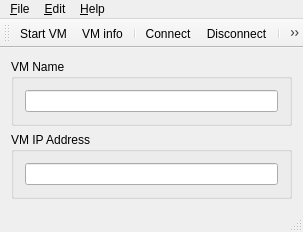
<?xml version="1.0" encoding="UTF-8"?>
<ui version="4.0">
 <class>MainWindow</class>
 <widget class="QMainWindow" name="MainWindow">
  <property name="geometry">
   <rect>
    <x>0</x>
    <y>0</y>
    <width>303</width>
    <height>232</height>
   </rect>
  </property>
  <property name="windowTitle">
   <string>Android VM Manager</string>
  </property>
  <property name="windowIcon">
   <iconset resource="icons.qrc">
    <normaloff>:/icons/icons/application-default-icon.png</normaloff>:/icons/icons/application-default-icon.png</iconset>
  </property>
  <widget class="QWidget" name="centralWidget">
   <layout class="QGridLayout" name="gridLayout">
    <item row="2" column="0">
     <widget class="QGroupBox" name="group_ipAddr">
      <property name="title">
       <string>VM IP Address</string>
      </property>
      <layout class="QVBoxLayout" name="verticalLayout_2">
       <item>
        <widget class="QLineEdit" name="lineEdit_ipAddr">
         <property name="toolTip">
          <string>IP address of the virtual machine (e.g., 192.168.56.101)</string>
         </property>
        </widget>
       </item>
      </layout>
     </widget>
    </item>
    <item row="1" column="0">
     <widget class="QGroupBox" name="group_vmName">
      <property name="title">
       <string>VM Name</string>
      </property>
      <layout class="QVBoxLayout" name="verticalLayout">
       <item>
        <widget class="QLineEdit" name="lineEdit_vmName">
         <property name="toolTip">
          <string>Name of the virtual machine in Virtual Box</string>
         </property>
        </widget>
       </item>
      </layout>
     </widget>
    </item>
   </layout>
  </widget>
  <widget class="QMenuBar" name="menuBar">
   <property name="geometry">
    <rect>
     <x>0</x>
     <y>0</y>
     <width>303</width>
     <height>19</height>
    </rect>
   </property>
   <widget class="QMenu" name="menu_File">
    <property name="title">
     <string>&amp;File</string>
    </property>
    <addaction name="action_Run_emulator"/>
    <addaction name="actionVM_info"/>
    <addaction name="action_Connect"/>
    <addaction name="actionDisconnect"/>
    <addaction name="separator"/>
    <addaction name="action_Quit"/>
   </widget>
   <widget class="QMenu" name="menu_Edit">
    <property name="title">
     <string>&amp;Edit</string>
    </property>
    <addaction name="action_Preferences"/>
   </widget>
   <widget class="QMenu" name="menu_Help">
    <property name="title">
     <string>&amp;Help</string>
    </property>
    <addaction name="action_About"/>
   </widget>
   <addaction name="menu_File"/>
   <addaction name="menu_Edit"/>
   <addaction name="menu_Help"/>
  </widget>
  <widget class="QToolBar" name="mainToolBar">
   <attribute name="toolBarArea">
    <enum>TopToolBarArea</enum>
   </attribute>
   <attribute name="toolBarBreak">
    <bool>false</bool>
   </attribute>
   <addaction name="action_Run_emulator"/>
   <addaction name="actionVM_info"/>
   <addaction name="separator"/>
   <addaction name="action_Connect"/>
   <addaction name="actionDisconnect"/>
   <addaction name="separator"/>
   <addaction name="action_Preferences"/>
   <addaction name="separator"/>
   <addaction name="action_Quit"/>
  </widget>
  <widget class="QStatusBar" name="statusBar"/>
  <action name="action_Quit">
   <property name="icon">
    <iconset resource="icons.qrc">
     <normaloff>:/icons/icons/application-exit.png</normaloff>:/icons/icons/application-exit.png</iconset>
   </property>
   <property name="text">
    <string>&amp;Quit</string>
   </property>
   <property name="shortcut">
    <string>Ctrl+Q</string>
   </property>
  </action>
  <action name="action_Preferences">
   <property name="icon">
    <iconset resource="icons.qrc">
     <normaloff>:/icons/icons/configuration_section.png</normaloff>:/icons/icons/configuration_section.png</iconset>
   </property>
   <property name="text">
    <string>&amp;Preferences...</string>
   </property>
  </action>
  <action name="action_About">
   <property name="icon">
    <iconset resource="icons.qrc">
     <normaloff>:/icons/icons/help-about.png</normaloff>:/icons/icons/help-about.png</iconset>
   </property>
   <property name="text">
    <string>&amp;About</string>
   </property>
  </action>
  <action name="action_Run_emulator">
   <property name="icon">
    <iconset resource="icons.qrc">
     <normaloff>:/icons/icons/media-playback-start.png</normaloff>:/icons/icons/media-playback-start.png</iconset>
   </property>
   <property name="text">
    <string>&amp;Start VM</string>
   </property>
   <property name="toolTip">
    <string>Start virtual machine emulator</string>
   </property>
   <property name="shortcut">
    <string>F11</string>
   </property>
  </action>
  <action name="action_Connect">
   <property name="icon">
    <iconset resource="icons.qrc">
     <normaloff>:/icons/icons/network-transmit-receive.png</normaloff>:/icons/icons/network-transmit-receive.png</iconset>
   </property>
   <property name="text">
    <string>&amp;Connect</string>
   </property>
   <property name="toolTip">
    <string>Connect virtual machine to ADB</string>
   </property>
   <property name="shortcut">
    <string>F12</string>
   </property>
  </action>
  <action name="actionDisconnect">
   <property name="icon">
    <iconset resource="icons.qrc">
     <normaloff>:/icons/icons/network-offline.png</normaloff>:/icons/icons/network-offline.png</iconset>
   </property>
   <property name="text">
    <string>&amp;Disconnect</string>
   </property>
   <property name="toolTip">
    <string>Disconnect virtual machine from ADB</string>
   </property>
   <property name="shortcut">
    <string>F9</string>
   </property>
  </action>
  <action name="actionVM_info">
   <property name="icon">
    <iconset resource="icons.qrc">
     <normaloff>:/icons/icons/info.png</normaloff>:/icons/icons/info.png</iconset>
   </property>
   <property name="text">
    <string>VM &amp;info...</string>
   </property>
   <property name="toolTip">
    <string>Information about the virtual machine. (VM should be running.)</string>
   </property>
   <property name="shortcut">
    <string>Ctrl+I</string>
   </property>
  </action>
 </widget>
 <layoutdefault spacing="6" margin="11"/>
 <tabstops>
  <tabstop>lineEdit_vmName</tabstop>
 </tabstops>
 <resources>
  <include location="icons.qrc"/>
 </resources>
 <connections/>
</ui>
